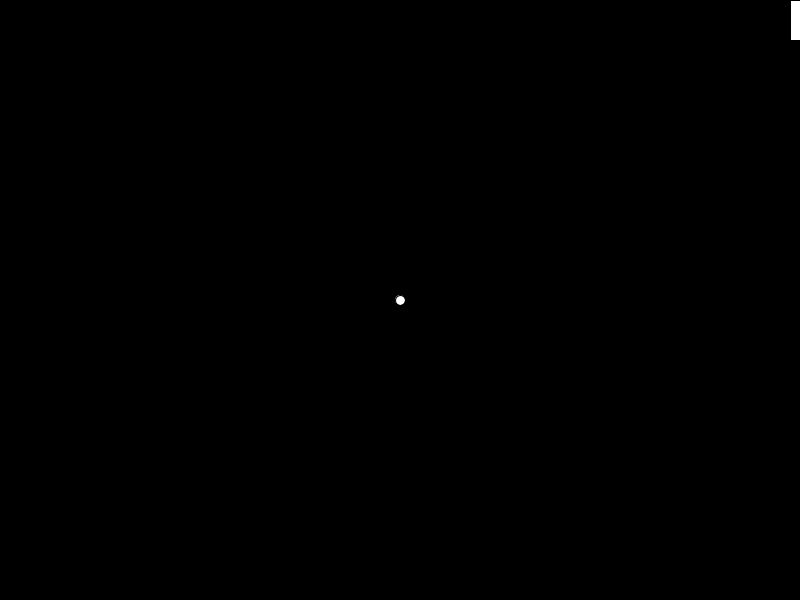
Frame 1 (no input)
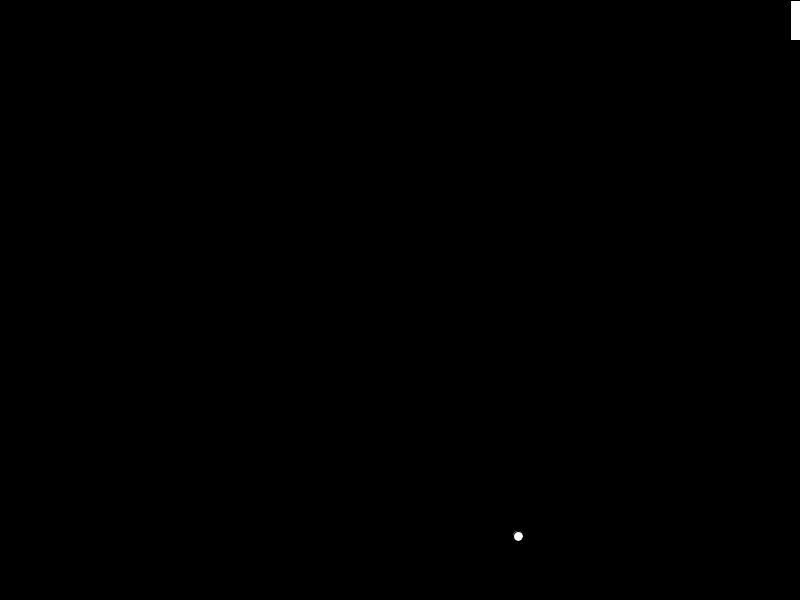
Frame 60 (the mouse pressed at the canvas centre just before this capture)
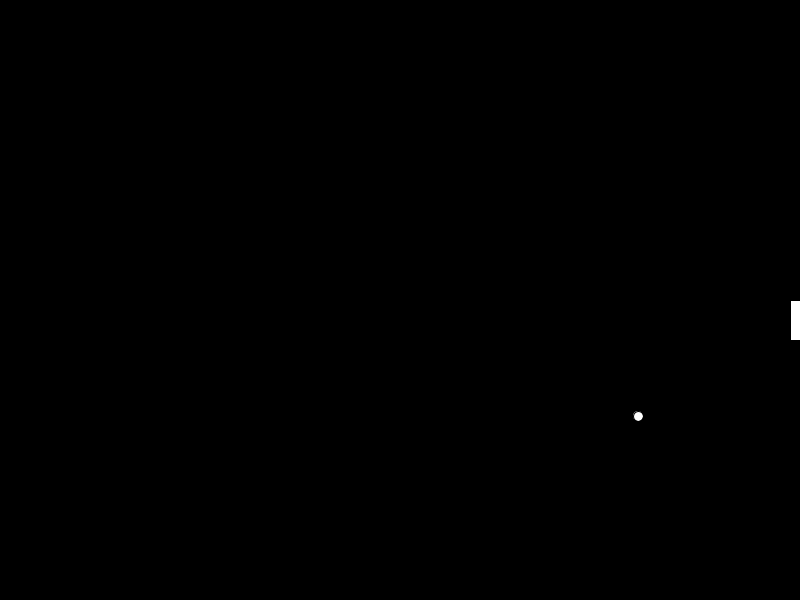
Frame 120 (the mouse held since frame 60 and released just before this capture)

The Processing sketch that drew these frames (run headless with seeded random() and noise(); from frame 60 on, the mouse is pressed at the canvas centre):

// Processing sketch: Pong
// ── Pong.pde
int x,y,sz;
float xspeed=2;
float yspeed=4;


void setup(){
  size(800,600);
  x=width/2;
  y=height/2; 
  sz=10;
 
}

void draw(){
  background (0);
  fill(255);
  rect(width-10, mouseY,10,40);
 

  ellipse(x,y,sz,sz);
 
  x+= xspeed;
  y+= yspeed;
  
  if (x +sz/2 >= width || x - sz/2 <= 0){
    xspeed*=-1;
  }
  
  if(y+ sz/2>= height || y -sz/2 <=0){
    yspeed*=-1;
  }
 
  
}
